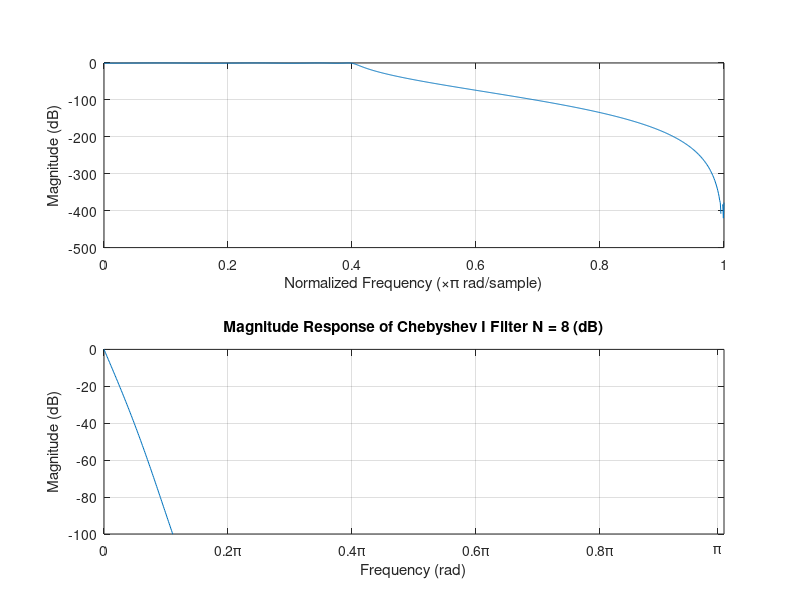

The MATLAB source for this figure:
%% Designing a Low pass Chebyshev Filter

% The given Specifications are
w_p=0.4*pi;
w_s=0.6*pi;
ripple=0.01;
Ap=-log10(0.01); % at w=wp (Ripple Magnitude)
Ar=-20*log10(0.001); % At wr=0.6pi (Rejection magnitude)
ebsilion= sqrt((10^(0.1*Ap)-1));

%Finding ratio wp/wr;
k=w_p/w_s;

% finding d
d=ebsilion/sqrt((10^(0.1*Ar)-1));
% Finding filter order
n=floor(acosh(1/d)/acosh(1/k));

% calculating y
y=(1/n)*(asinh(1/ebsilion));
a=sinh(y);
b=cosh(y);

%% Plotting the filter by using the calculated values


[b,a]=cheby1(n,ebsilion,(w_p/pi));
freqz(b,a,1000);
axis([-inf inf -100 0])
xticks([0 0.2  0.4  0.6  0.8  0.99])
xticklabels({'0', '0.2\pi', '0.4\pi', '0.6\pi', '0.8\pi', '\pi'})
xlabel('Frequency (rad)');
ylabel('Magnitude (dB)');
title('Magnitude Response of Chebyshev I Filter N = 8 (dB)');
